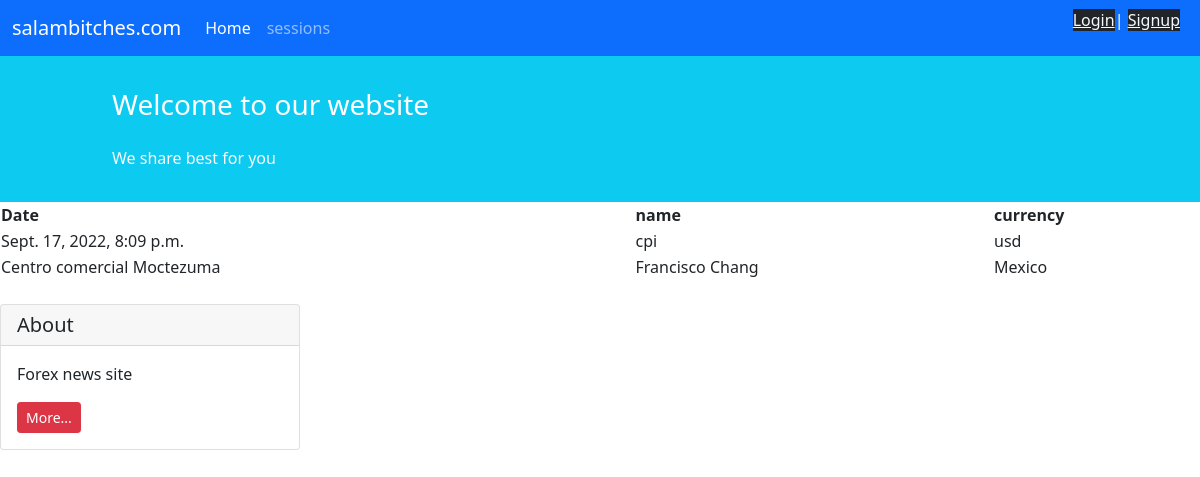
The page /calender/ on the database its author committed.
### blog/models.py (models this page shows, shortened)
class EconomicCalender(models.Model):
    Currency = (
       ('usd', 'usd'),
       ('eur', 'eur'),
       ('gbp','gbp'),
       ('aud','aud'),
       ('nzd','nzd'),
       ('cad','cad'),
       ('jpy','jpy'),
       ('cny','cny')
        )
    Date = models.DateTimeField()
    currency = models.CharField(choices=Currency, max_length=10)
    name= models.CharField(max_length=200)
    detail = models.TextField()
    actual = models.CharField(max_length=100)
    previous = models.CharField(max_length=100)
    forecast = models.CharField(max_length=100)

### blog/views.py (the view)
# urls.py: path('calender/', Calender.as_view(), name='calender_detail'),
class Calender(generic.ListView):
    model = EconomicCalender
    template_name = 'blog/ecocalender.html'
    context_object_name = 'ecocalender'

### pages/templates/blog/ecocalender.html (shortened to what this page needs)
{% extends '_base.html' %}
{% block content %}
{% for calender in ecocalender %}
<table style="width:100%">
    <tr>
      <th>Date</th>
      <th>name</th>
      <th>currency</th>
    </tr>
    <tr>
      <td>{{ calender.Date }}</td>
      <td>{{ calender.name }}</td>
      <td>{{ calender.currency }}</td>
    </tr>
    <tr>
      <td>Centro comercial Moctezuma</td>
      <td>Francisco Chang</td>
      <td>Mexico</td>
    </tr>
  </table>
{% endfor %}
{% endblock content %}

### rows shown on the page
EconomicCalender: Date "Sept. 17, 2022, 8:09 p.m.", name "cpi", currency "usd"
